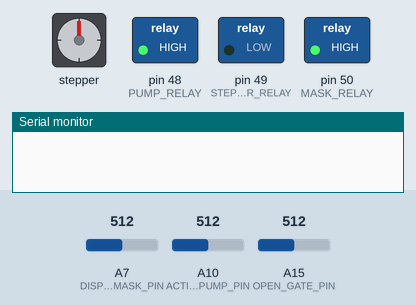
Recording of a sketch running on a simulated Arduino Mega 2560, built with avr-gcc and run on an emulated ATmega2560. Shown: stepper motor, switched loads named in the sketch (green lamp = pin HIGH), the last lines printed to the serial monitor. Dashed ring = blinking. The inputs (shaded band) are chosen by the test bench; at power-on: A7 (DISPENSE_MASK_PIN) = 512, A10 (ACTIVATE_PUMP_PIN) = 512, A15 (OPEN_GATE_PIN) = 512. Stepper angles assume 2048 steps per turn.

Above: at 1.2 s.
1.3 s: A7 (DISPENSE_MASK_PIN) set to 603
2.8 s: A7 (DISPENSE_MASK_PIN) set to 630
At 3.5 s:
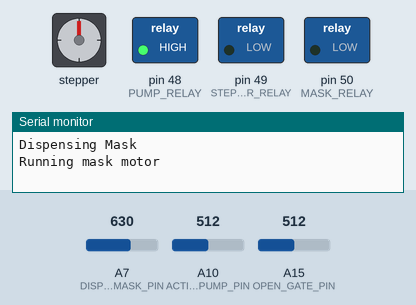
5.8 s: A7 (DISPENSE_MASK_PIN) set to 511
At 6.2 s:
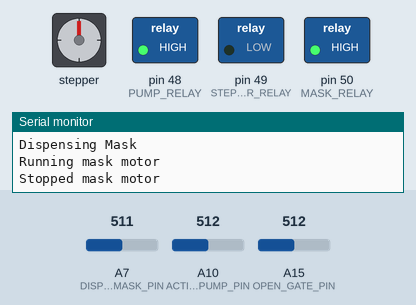
7.3 s: A10 (ACTIVATE_PUMP_PIN) set to 607
8.8 s: A10 (ACTIVATE_PUMP_PIN) set to 623
At 9.2 s:
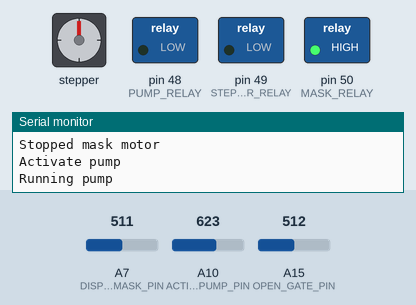
11.8 s: A15 (OPEN_GATE_PIN) set to 605
13.3 s: A15 (OPEN_GATE_PIN) set to 626
At 15.2 s:
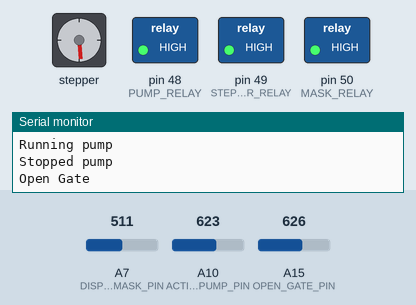
Timing chart, 0 to 17.3 s (numbered marks = the images above; inputs shaded):
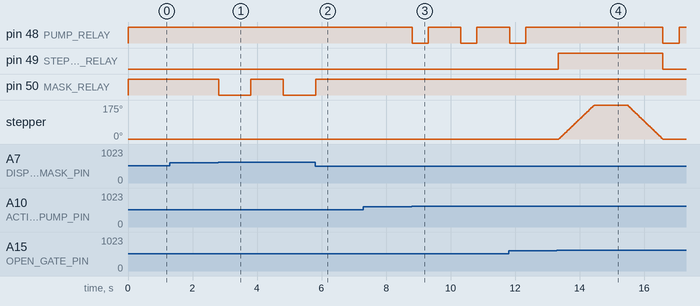

Measured:
- the behaviour switches between 614 and 615 on A7 (DISPENSE_MASK_PIN) (found by bisection; images 0 and 1)
- the behaviour switches between 614 and 615 on A10 (ACTIVATE_PUMP_PIN) (found by bisection; images 2 and 3)
- the behaviour switches between 614 and 615 on A15 (OPEN_GATE_PIN) (found by bisection; images 3 and 4)
- after the input at 1.3 s, every drawn part: stays the same
- after the input at 2.8 s, pin 50 (MASK_RELAY): HIGH → LOW at once, → HIGH 1.0 s later, → LOW 1.0 s later
- after the input at 5.8 s, pin 50 (MASK_RELAY): goes on until 5.8 s, then stays HIGH
- after the input at 7.3 s, every drawn part: stays the same
- after the input at 8.8 s, pin 48 (PUMP_RELAY): alternates HIGH for 1.0 s and LOW for 0.50 s, starting at once
- after the input at 13.3 s, pin 49 (STEPPER_RELAY): LOW → HIGH at once, → LOW 3.2 s later; stepper: turns 175° clockwise in 1.1 s, then 175° counter-clockwise in 1.1 s

The sketch:

arduinomega.ino
```cpp
#include <AccelStepper.h>

/* Analog pin inputs */
#define OPEN_GATE_PIN       A15
#define DISPENSE_MASK_PIN   A7
#define ACTIVATE_PUMP_PIN   A10

#define ANALOG_THRESHOLD (1024*3.0/5.0)

/* Gate stepper motor driver pins */
#define MOTOR_INTERFACE_TYPE 4
#define PIN_1           28 // set these later
#define PIN_2           26
#define PIN_3           24
#define PIN_4           22
#define STEPPER_RELAY   49

/* Mask dispenser pins */
#define MASK_RELAY      50

/* Water pump pin */
#define PUMP_RELAY      48

// Create stepper motor instance
AccelStepper gateStepper;

void setup() {
  digitalWrite(PUMP_RELAY, HIGH); // HIGH = OFF
  digitalWrite(MASK_RELAY, HIGH); // for mask relay, HIGH = OFF
  digitalWrite(STEPPER_RELAY, LOW);

  Serial.begin(115200);

  gateStepper = AccelStepper(MOTOR_INTERFACE_TYPE, PIN_1, PIN_2, PIN_3, PIN_4);;
  gateStepper.setMaxSpeed(1000);
  gateStepper.setAcceleration(40000);

  pinMode(DISPENSE_MASK_PIN, INPUT);
  pinMode(OPEN_GATE_PIN, INPUT);
  pinMode(ACTIVATE_PUMP_PIN, INPUT);

  pinMode(STEPPER_RELAY, OUTPUT);
  pinMode(PUMP_RELAY, OUTPUT);
  pinMode(MASK_RELAY, OUTPUT);


}

void loop() {

  int maskPinValue = analogRead(DISPENSE_MASK_PIN);
  int openGatePinValue = analogRead(OPEN_GATE_PIN);
  int activatePumpPinValue = analogRead(ACTIVATE_PUMP_PIN);
//
//  Serial.print("\n mask pin ");
//  Serial.print(maskPinValue);
//  Serial.print("\n gate pin ");
//  Serial.print(openGatePinValue);

  if (maskPinValue >= ANALOG_THRESHOLD) {
    Serial.println("Dispensing Mask");
    dispenseMask();
  }
  if (openGatePinValue >= ANALOG_THRESHOLD) {
    Serial.println("Open Gate");
    openGate();
  }
  if (activatePumpPinValue >= ANALOG_THRESHOLD) {
    Serial.println("Activate pump");
    activatePump();
  }

  delay(10);

}

void openGate() {
  digitalWrite(STEPPER_RELAY, HIGH);
  gateStepper.runToNewPosition(1000);
  delay(1000); // wait 1 second
  gateStepper.runToNewPosition(0);
  digitalWrite(STEPPER_RELAY, LOW);

}


void dispenseMask() {
  digitalWrite(MASK_RELAY, LOW); // run motor
  Serial.println("Running mask motor");
  delay(1000); // wait 1 sec
  digitalWrite(MASK_RELAY, HIGH);
  Serial.println("Stopped mask motor");
  delay(1000); // delay so that the same signal isnt processed twice

}

void activatePump() {
  digitalWrite(PUMP_RELAY, LOW); // run motor
  Serial.println("Running pump");
  delay(500); // wait 1 sec
  digitalWrite(PUMP_RELAY, HIGH);
  Serial.println("Stopped pump");
  delay(1000); // delay so that the same signal isnt processed twice

}
```
